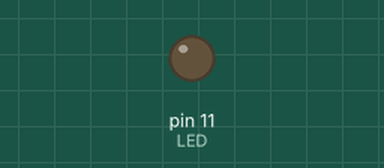
Simulated run of this sketch. Board: Arduino Uno, built with avr-gcc and run on an emulated ATmega328P. Parts: output pins drawn as LEDs (lit = HIGH).

Above: at 0.1 s.
At 39.75 s:
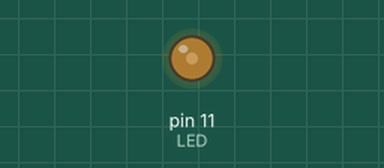
Timing chart, 0 to 40.0 s (numbered marks = the images above):
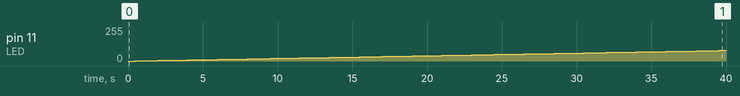

Measured:
- by itself, pin 11 (LED): moves from 0/255 to 79/255 over 39.0 s

The sketch:

analog_fade.ino
```cpp
/*
~PWM FADE
- uses analogWrite(pin, value) to fade an LED
- value must be between 0-255 (8-bit value)
- connect LED circuit to pin 11 on Arduino
*/

const int LED = 11;
int delayTime = 500;

void setup()
{
  pinMode(LED, OUTPUT);
}

void loop()
{
  for(int i = 0; i <= 255; i++)  //starting at 0, keeps looping as long as i is < or = 255
  {
    analogWrite(LED, i);         //send current value of i to LED pin
    delay(delayTime);            //wait...
  }

  for(int i = 255; i >= 0; i--) //starting at 255, keeps looping as long as i is > or = 0
  {
    analogWrite(LED, i);        //send current value of i to LED pin
    delay(delayTime);           //wait...
  }
}
```
